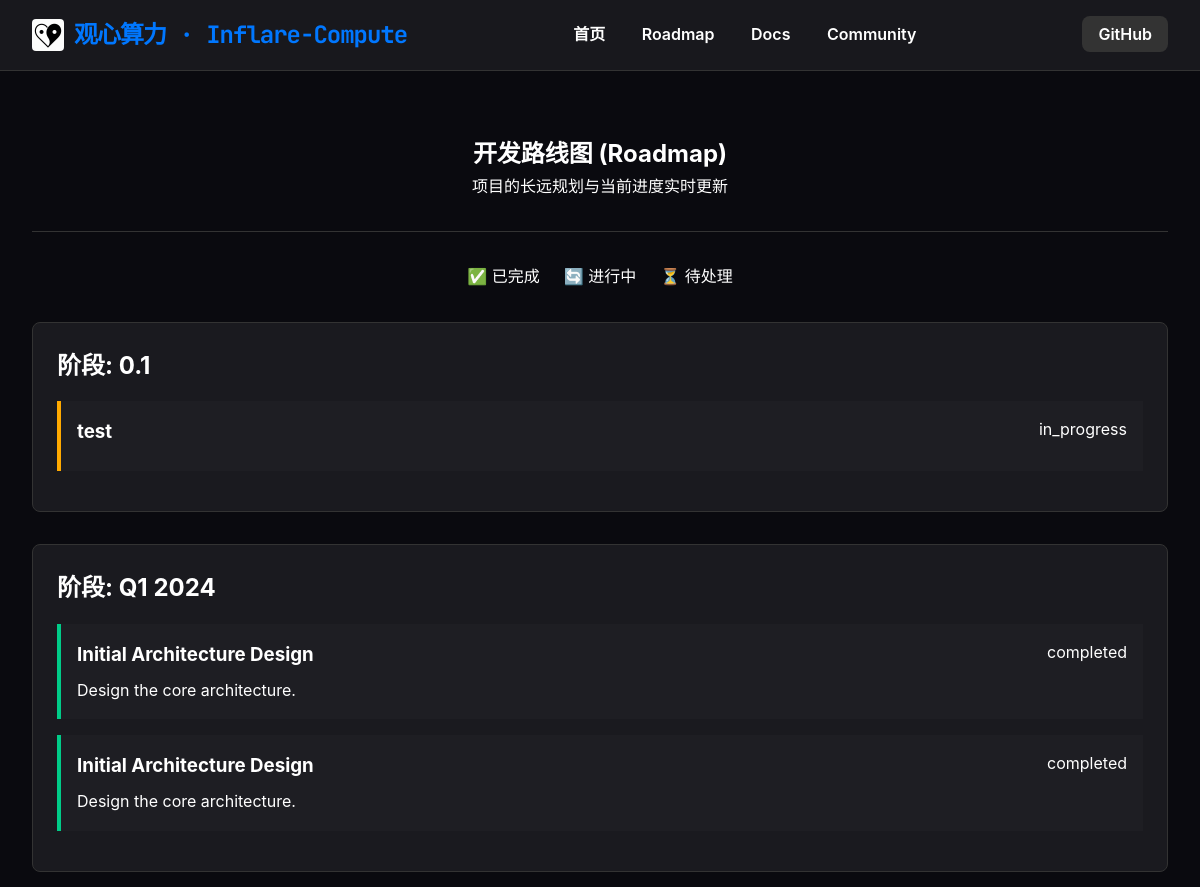
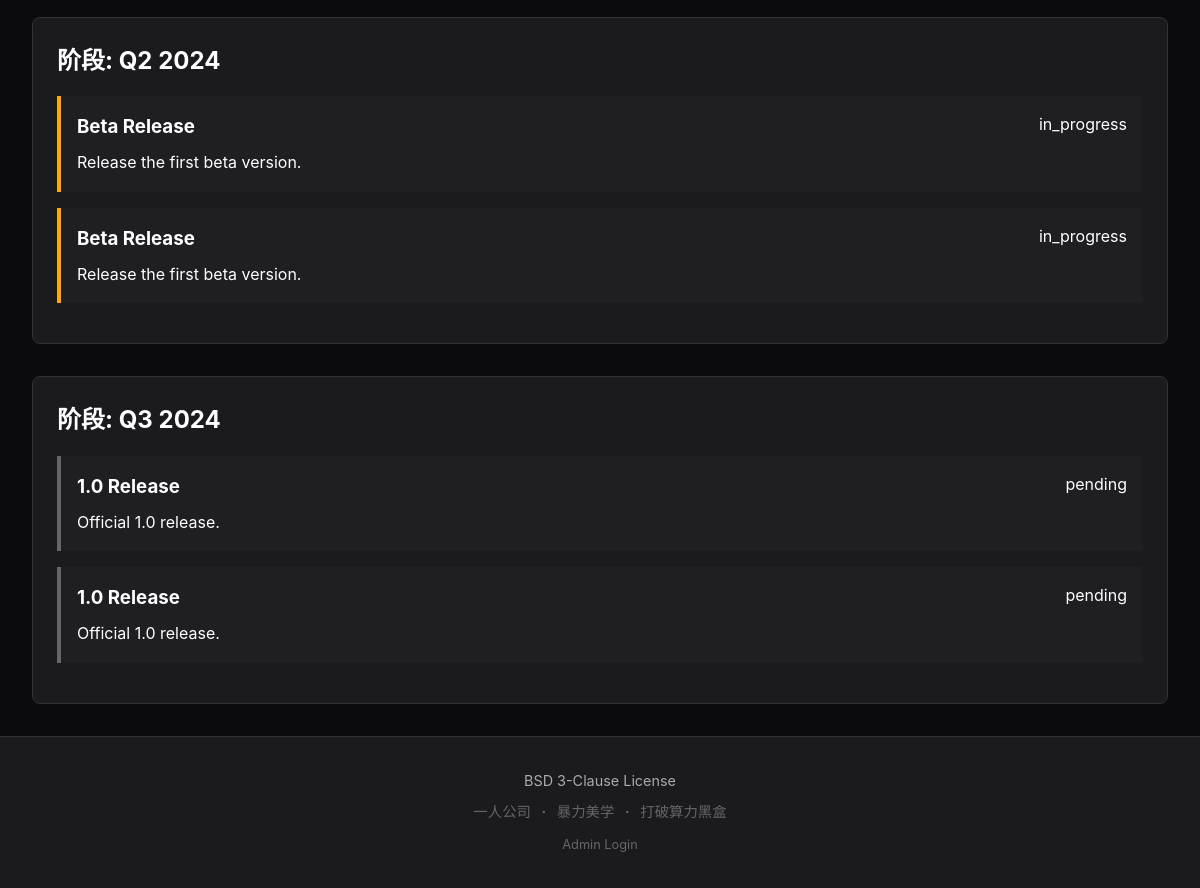
Page /roadmap on the earlier database version (2 pictures, top to bottom).
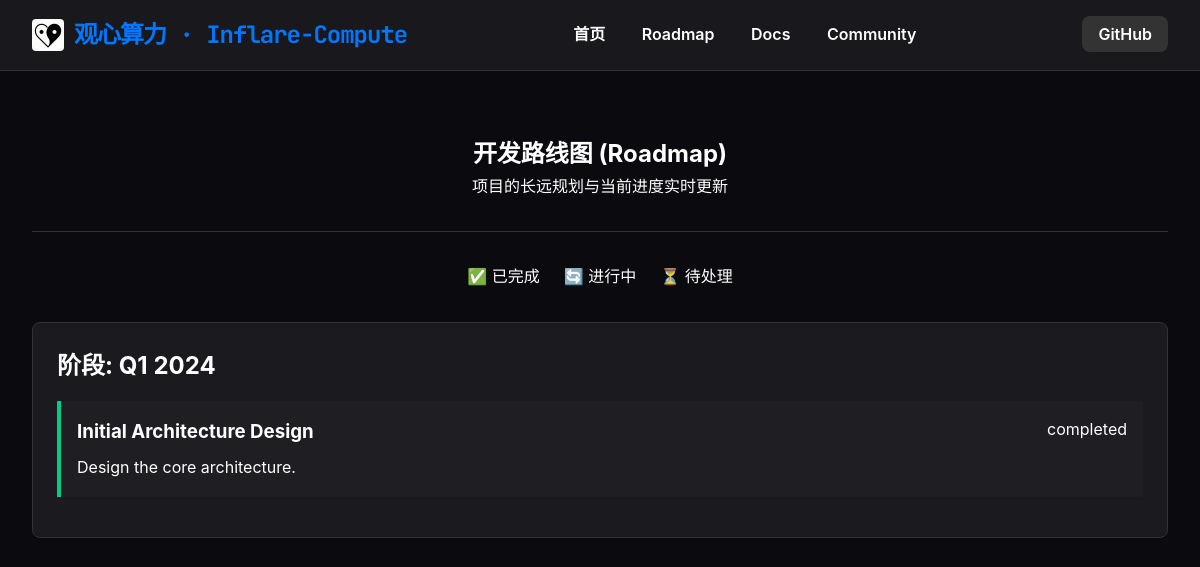
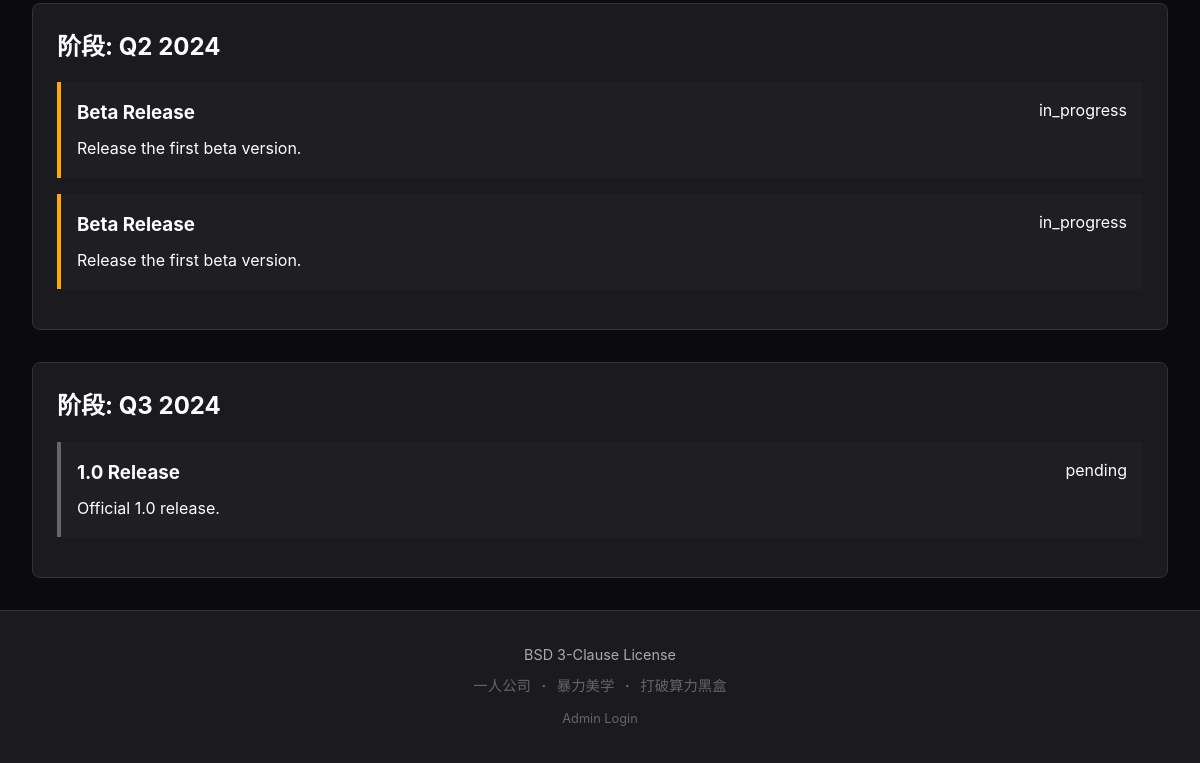
Same page on the later database version (2 pictures, top to bottom).
### app/models/roadmap.py (models this page shows)
class Roadmap(BaseModel):
    __tablename__ = 'roadmaps'
    title = db.Column(db.String(100), nullable=False)
    description = db.Column(db.Text, nullable=True)
    stage = db.Column(db.String(50), nullable=False) # e.g., 'Q1 2024', 'Q2 2024'
    status = db.Column(db.String(20), default='pending') # pending, in_progress, completed
    order = db.Column(db.Integer, default=0)

### app/views/frontend.py (the view)
@frontend_bp.route('/roadmap')
def roadmap():
    roadmap_data = RoadmapService.get_all_roadmap_grouped()
    return render_template('roadmap.html', roadmap_data=roadmap_data)

### app/dao/roadmap_dao.py (called while the page is built)
    @classmethod
    def get_all_ordered(cls):
        return db.session.query(cls.model).order_by(cls.model.stage, cls.model.order).all()

### app/services/roadmap_service.py (called while the page is built)
    @staticmethod
    def get_all_roadmap_grouped():
        items = RoadmapDAO.get_all_ordered()
        grouped = {}
        for item in items:
            if item.stage not in grouped:
                grouped[item.stage] = []
            grouped[item.stage].append(item)
        return grouped

### app/templates/roadmap.html (shortened to what this page needs)
{% extends "base.html" %}
{% block content %}
<section class="page-header">
    <h1>开发路线图 (Roadmap)</h1>
    <p class="subtitle">项目的长远规划与当前进度实时更新</p>
</section>
<section class="roadmap-section">
    <div class="status-legend">
        <span class="legend-item status-completed">✅ 已完成</span>
        <span class="legend-item status-in_progress">🔄 进行中</span>
        <span class="legend-item status-pending">⏳ 待处理</span>
    </div>
    <div class="roadmap-container">
        {% if roadmap_data %}
            {% for stage, items in roadmap_data.items() %}
            <div class="roadmap-stage card">
                <h2 class="stage-title">阶段: {{ stage }}</h2>
                <ul class="feature-list">
                    {% for item in items %}
                    <li class="feature-item status-{{ item.status }}">
                        <div class="feature-header">
                            <h3 class="feature-title">{{ item.title }}</h3>
                            <span class="feature-badge">{{ item.status }}</span>
                        </div>
                        {% if item.description %}
                        <p class="feature-desc">{{ item.description }}</p>
                        {% endif %}
                    </li>
                    {% endfor %}
                </ul>
            </div>
            {% endfor %}
        {% else %}
            <p class="empty-msg">路线图规划中，敬请期待...</p>
        {% endif %}
    </div>
</section>
{% endblock %}

Differences in the rows shown:
removed Roadmap: stage "0.1", title "test", status "in_progress"
removed Roadmap: title "Initial Architecture Design", status "completed", description "Design the core architecture.", shown under "Q1 2024"
removed Roadmap: title "1.0 Release", status "pending", description "Official 1.0 release.", shown under "Q3 2024"
